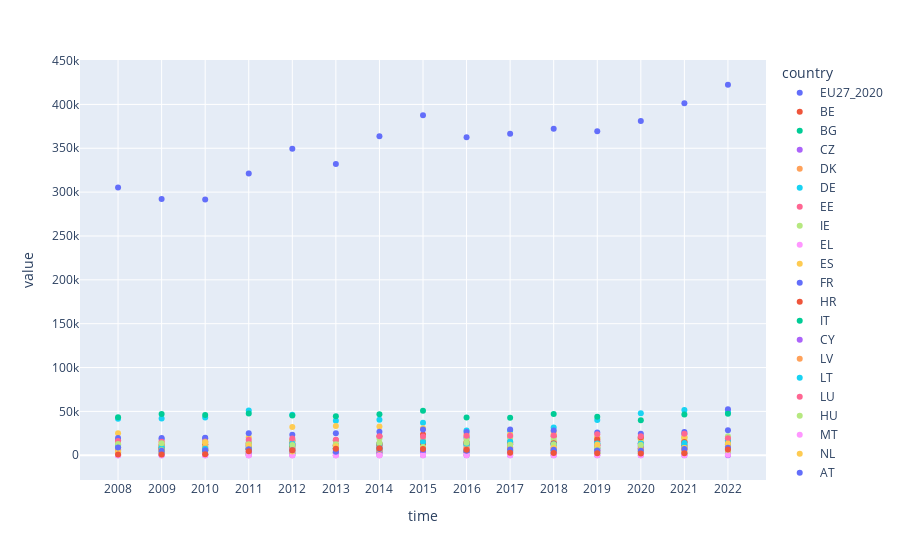

Write notebook code for a chart like this one.
### Code cell
fig = px.scatter(df_energy_short)
fig.show()

### Figure 1 — Plotly figure (JSON) as saved in the notebook; plotly's stock layout.template omitted (floating-point values rounded to 4 significant figures)
{"data": [{"hovertemplate": "country=EU27_2020<br>time=%{x}<br>value=%{y}<extra></extra>", "legendgroup": "EU27_2020", "marker": {"color": "#636efa", "symbol": "circle"}, "mode": "markers", "name": "EU27_2020", "orientation": "v", "showlegend": true, "type": "scatter", "x": ["2008", "2009", "2010", "2011", "2012", "2013", "2014", "2015", "2016", "2017", "2018", "2019", "2020", "2021", "2022"], "xaxis": "x", "y": [305100.0, 292300.0, 291500.0, 321100.0, 349500.0, 332100.0, 363700.0, 387600.0, 362500.0, 366600.0, 372300.0, 369400.0, 381000.0, 401400.0, 422400.0], "yaxis": "y"}, {"hovertemplate": "country=BE<br>time=%{x}<br>value=%{y}<extra></extra>", "legendgroup": "BE", "marker": {"color": "#EF553B", "symbol": "circle"}, "mode": "markers", "name": "BE", "orientation": "v", "showlegend": true, "type": "scatter", "x": ["2008", "2009", "2010", "2011", "2012", "2013", "2014", "2015", "2016", "2017", "2018", "2019", "2020", "2021", "2022"], "xaxis": "x", "y": [17158, 9486, 12395, 13189, 16848, 17243, 21791, 23714, 14648, 14190.0, 21640.0, 12730.0, 13720.0, 15190.0, 16350.0], "yaxis": "y"}, {"hovertemplate": "country=BG<br>time=%{x}<br>value=%{y}<extra></extra>", "legendgroup": "BG", "marker": {"color": "#00cc96", "symbol": "circle"}, "mode": "markers", "name": "BG", "orientation": "v", "showlegend": true, "type": "scatter", "x": ["2008", "2009", "2010", "2011", "2012", "2013", "2014", "2015", "2016", "2017", "2018", "2019", "2020", "2021", "2022"], "xaxis": "x", "y": [3097, 2662, 1167, 1449, 2353, 3351, 4319, 4251, 4568, 3705.0, 2223.0, 3045.0, 3707.0, 1857.0, 1470.0], "yaxis": "y"}, {"hovertemplate": "country=CZ<br>time=%{x}<br>value=%{y}<extra></extra>", "legendgroup": "CZ", "marker": {"color": "#ab63fa", "symbol": "circle"}, "mode": "markers", "name": "CZ", "orientation": "v", "showlegend": true, "type": "scatter", "x": ["2008", "2009", "2010", "2011", "2012", "2013", "2014", "2015", "2016", "2017", "2018", "2019", "2020", "2021", "2022"], "xaxis": "x", "y": [8520, 8586, 6642, 10457, 11587, 10571, 11842, 16146, 13817, 15070.0, 11570.0, 11030.0, 13370.0, 15150.0, 16730.0], "yaxis": "y"}, {"hovertemplate": "country=DK<br>time=%{x}<br>value=%{y}<extra></extra>", "legendgroup": "DK", "marker": {"color": "#FFA15A", "symbol": "circle"}, "mode": "markers", "name": "DK", "orientation": "v", "showlegend": true, "type": "scatter", "x": ["2008", "2009", "2010", "2011", "2012", "2013", "2014", "2015", "2016", "2017", "2018", "2019", "2020", "2021", "2022"], "xaxis": "x", "y": [12815, 11208, 10599, 11694, 15920, 11459, 12702, 15640.0, 14980.0, 15220.0, 15630.0, 15980.0, 18590.0, 20120.0, 18750.0], "yaxis": "y"}, {"hovertemplate": "country=DE<br>time=%{x}<br>value=%{y}<extra></extra>", "legendgroup": "DE", "marker": {"color": "#19d3f3", "symbol": "circle"}, "mode": "markers", "name": "DE", "orientation": "v", "showlegend": true, "type": "scatter", "x": ["2008", "2009", "2010", "2011", "2012", "2013", "2014", "2015", "2016", "2017", "2018", "2019", "2020", "2021", "2022"], "xaxis": "x", "y": [41670, 41859, 42962, 51003, 46268, 39222, 40435, 37008, 28338, 27842, 31727, 40126, 47853, 51731, 49331], "yaxis": "y"}, {"hovertemplate": "country=EE<br>time=%{x}<br>value=%{y}<extra></extra>", "legendgroup": "EE", "marker": {"color": "#FF6692", "symbol": "circle"}, "mode": "markers", "name": "EE", "orientation": "v", "showlegend": true, "type": "scatter", "x": ["2008", "2009", "2010", "2011", "2012", "2013", "2014", "2015", "2016", "2017", "2018", "2019", "2020", "2021", "2022"], "xaxis": "x", "y": [1369, 3025, 1100, 1690, 2710, 2712, 3730, 5452, 3577, 2281, 3053, 4861, 7367, 7332.0, 7183], "yaxis": "y"}, {"hovertemplate": "country=IE<br>time=%{x}<br>value=%{y}<extra></extra>", "legendgroup": "IE", "marker": {"color": "#B6E880", "symbol": "circle"}, "mode": "markers", "name": "IE", "orientation": "v", "showlegend": true, "type": "scatter", "x": ["2008", "2009", "2010", "2011", "2012", "2013", "2014", "2015", "2016", "2017", "2018", "2019", "2020", "2021", "2022"], "xaxis": "x", "y": [753.0, 939.2, 759.9, 731.6, 783.6, 2625.0, 2853.0, 1752.0, 871.3, 1116.0, 1622.0, 2180.0, 1761.0, 2451.0, 1582.0], "yaxis": "y"}, {"hovertemplate": "country=EL<br>time=%{x}<br>value=%{y}<extra></extra>", "legendgroup": "EL", "marker": {"color": "#FF97FF", "symbol": "circle"}, "mode": "markers", "name": "EL", "orientation": "v", "showlegend": true, "type": "scatter", "x": ["2008", "2009", "2010", "2011", "2012", "2013", "2014", "2015", "2016", "2017", "2018", "2019", "2020", "2021", "2022"], "xaxis": "x", "y": [7575, 7600, 8517, 7180, 5954, 5788, 9461, 11081, 9833, 8696, 8550, 11067, 9831, 7581, 7751], "yaxis": "y"}, {"hovertemplate": "country=ES<br>time=%{x}<br>value=%{y}<extra></extra>", "legendgroup": "ES", "marker": {"color": "#FECB52", "symbol": "circle"}, "mode": "markers", "name": "ES", "orientation": "v", "showlegend": true, "type": "scatter", "x": ["2008", "2009", "2010", "2011", "2012", "2013", "2014", "2015", "2016", "2017", "2018", "2019", "2020", "2021", "2022"], "xaxis": "x", "y": [5881, 6751, 5206, 7932, 7787, 9887, 12310, 14956, 21845, 23762, 24018, 18720.0, 17930.0, 17410.0, 8032.0], "yaxis": "y"}, {"hovertemplate": "country=FR<br>time=%{x}<br>value=%{y}<extra></extra>", "legendgroup": "FR", "marker": {"color": "#636efa", "symbol": "circle"}, "mode": "markers", "name": "FR", "orientation": "v", "showlegend": true, "type": "scatter", "x": ["2008", "2009", "2010", "2011", "2012", "2013", "2014", "2015", "2016", "2017", "2018", "2019", "2020", "2021", "2022"], "xaxis": "x", "y": [10748, 18517, 19475, 9501, 12213, 11687, 7873, 9961, 19903, 21120.0, 13510.0, 15630.0, 19540.0, 24330.0, 52440.0], "yaxis": "y"}, {"hovertemplate": "country=HR<br>time=%{x}<br>value=%{y}<extra></extra>", "legendgroup": "HR", "marker": {"color": "#EF553B", "symbol": "circle"}, "mode": "markers", "name": "HR", "orientation": "v", "showlegend": true, "type": "scatter", "x": ["2008", "2009", "2010", "2011", "2012", "2013", "2014", "2015", "2016", "2017", "2018", "2019", "2020", "2021", "2022"], "xaxis": "x", "y": [12254, 11892, 12415, 13985, 13174, 11260, 10898, 13158, 12398, 12160.0, 12690.0, 11400.0, 10491, 11500.0, 11920.0], "yaxis": "y"}, {"hovertemplate": "country=IT<br>time=%{x}<br>value=%{y}<extra></extra>", "legendgroup": "IT", "marker": {"color": "#00cc96", "symbol": "circle"}, "mode": "markers", "name": "IT", "orientation": "v", "showlegend": true, "type": "scatter", "x": ["2008", "2009", "2010", "2011", "2012", "2013", "2014", "2015", "2016", "2017", "2018", "2019", "2020", "2021", "2022"], "xaxis": "x", "y": [43433, 47070, 45987, 47519, 45407, 44338, 46747, 50849, 43181, 42890.0, 47170.0, 43970.0, 39790.0, 46570.0, 47390.0], "yaxis": "y"}, {"hovertemplate": "country=CY<br>time=%{x}<br>value=%{y}<extra></extra>", "legendgroup": "CY", "marker": {"color": "#ab63fa", "symbol": "circle"}, "mode": "markers", "name": "CY", "orientation": "v", "showlegend": true, "type": "scatter", "x": ["2008", "2009", "2010", "2011", "2012", "2013", "2014", "2015", "2016", "2017", "2018", "2019", "2020", "2021", "2022"], "xaxis": "x", "y": [0, 0, 0, 0, 0, 0, 0, 0, 0, 0, 0, 0, 0, 0, 0], "yaxis": "y"}, {"hovertemplate": "country=LV<br>time=%{x}<br>value=%{y}<extra></extra>", "legendgroup": "LV", "marker": {"color": "#FFA15A", "symbol": "circle"}, "mode": "markers", "name": "LV", "orientation": "v", "showlegend": true, "type": "scatter", "x": ["2008", "2009", "2010", "2011", "2012", "2013", "2014", "2015", "2016", "2017", "2018", "2019", "2020", "2021", "2022"], "xaxis": "x", "y": [4643, 4259, 3973, 4009, 4935, 5005, 5340, 5246, 4828, 4073.0, 5174.0, 4611.0, 4173.0, 4666.0, 5308.0], "yaxis": "y"}, {"hovertemplate": "country=LT<br>time=%{x}<br>value=%{y}<extra></extra>", "legendgroup": "LT", "marker": {"color": "#19d3f3", "symbol": "circle"}, "mode": "markers", "name": "LT", "orientation": "v", "showlegend": true, "type": "scatter", "x": ["2008", "2009", "2010", "2011", "2012", "2013", "2014", "2015", "2016", "2017", "2018", "2019", "2020", "2021", "2022"], "xaxis": "x", "y": [5649, 4783, 8174, 8086, 8060, 8073, 8521, 7938, 11106, 11930.0, 12850.0, 13270.0, 12010.0, 12480.0, 12930.0], "yaxis": "y"}, {"hovertemplate": "country=LU<br>time=%{x}<br>value=%{y}<extra></extra>", "legendgroup": "LU", "marker": {"color": "#FF6692", "symbol": "circle"}, "mode": "markers", "name": "LU", "orientation": "v", "showlegend": true, "type": "scatter", "x": ["2008", "2009", "2010", "2011", "2012", "2013", "2014", "2015", "2016", "2017", "2018", "2019", "2020", "2021", "2022"], "xaxis": "x", "y": [6830.0, 6022.0, 7280.0, 7096.0, 6732.0, 6852.0, 6961.0, 7519.0, 7718.0, 7567.0, 7553.0, 6818.0, 6543.0, 6758.0, 7146.0], "yaxis": "y"}, {"hovertemplate": "country=HU<br>time=%{x}<br>value=%{y}<extra></extra>", "legendgroup": "HU", "marker": {"color": "#B6E880", "symbol": "circle"}, "mode": "markers", "name": "HU", "orientation": "v", "showlegend": true, "type": "scatter", "x": ["2008", "2009", "2010", "2011", "2012", "2013", "2014", "2015", "2016", "2017", "2018", "2019", "2020", "2021", "2022"], "xaxis": "x", "y": [12774, 10972, 9897, 14664, 16970, 16635, 19079, 19935, 17951, 19803, 18613, 19853, 19176, 19967, 21589], "yaxis": "y"}, {"hovertemplate": "country=MT<br>time=%{x}<br>value=%{y}<extra></extra>", "legendgroup": "MT", "marker": {"color": "#FF97FF", "symbol": "circle"}, "mode": "markers", "name": "MT", "orientation": "v", "showlegend": true, "type": "scatter", "x": ["2008", "2009", "2010", "2011", "2012", "2013", "2014", "2015", "2016", "2017", "2018", "2019", "2020", "2021", "2022"], "xaxis": "x", "y": [0, 0, 0, 0, 0, 0, 0, 1054, 1527.0, 897.1, 631.3, 656.8, 419.8, 547.2, 646.1], "yaxis": "y"}, {"hovertemplate": "country=NL<br>time=%{x}<br>value=%{y}<extra></extra>", "legendgroup": "NL", "marker": {"color": "#FECB52", "symbol": "circle"}, "mode": "markers", "name": "NL", "orientation": "v", "showlegend": true, "type": "scatter", "x": ["2008", "2009", "2010", "2011", "2012", "2013", "2014", "2015", "2016", "2017", "2018", "2019", "2020", "2021", "2022"], "xaxis": "x", "y": [24967, 15452, 15583, 20620, 32160.0, 33252, 32855, 30760.0, 24260.0, 22460.0, 26750.0, 20400.0, 19770.0, 20890.0, 18540.0], "yaxis": "y"}, {"hovertemplate": "country=AT<br>time=%{x}<br>value=%{y}<extra></extra>", "legendgroup": "AT", "marker": {"color": "#636efa", "symbol": "circle"}, "mode": "markers", "name": "AT", "orientation": "v", "showlegend": true, "type": "scatter", "x": ["2008", "2009", "2010", "2011", "2012", "2013", "2014", "2015", "2016", "2017", "2018", "2019", "2020", "2021", "2022"], "xaxis": "x", "y": [19800.0, 19540.0, 19910.0, 24980.0, 23430.0, 24960.0, 26710.0, 29390.0, 26370.0, 29360.0, 28080.0, 26050.0, 24520.0, 26440.0, 28600.0], "yaxis": "y"}, {"hovertemplate": "country=PL<br>time=%{x}<br>value=%{y}<extra></extra>", "legendgroup": "PL", "marker": {"color": "#EF553B", "symbol": "circle"}, "mode": "markers", "name": "PL", "orientation": "v", "showlegend": true, "type": "scatter", "x": ["2008", "2009", "2010", "2011", "2012", "2013", "2014", "2015", "2016", "2017", "2018", "2019", "2020", "2021", "2022"], "xaxis": "x", "y": [9034, 7403, 6310, 6780, 9803, 7801, 13508, 14459, 14017, 13271, 13820.0, 17870.0, 20620.0, 15100.0, 15240.0], "yaxis": "y"}, {"hovertemplate": "country=PT<br>time=%{x}<br>value=%{y}<extra></extra>", "legendgroup": "PT", "marker": {"color": "#00cc96", "symbol": "circle"}, "mode": "markers", "name": "PT", "orientation": "v", "showlegend": true, "type": "scatter", "x": ["2008", "2009", "2010", "2011", "2012", "2013", "2014", "2015", "2016", "2017", "2018", "2019", "2020", "2021", "2022"], "xaxis": "x", "y": [10744, 7598, 5814, 6742, 10766, 8100, 7247, 8077, 4616, 5506.0, 5668.0, 8099.0, 7553.0, 9544.0, 12310.0], "yaxis": "y"}, {"hovertemplate": "country=RO<br>time=%{x}<br>value=%{y}<extra></extra>", "legendgroup": "RO", "marker": {"color": "#ab63fa", "symbol": "circle"}, "mode": "markers", "name": "RO", "orientation": "v", "showlegend": true, "type": "scatter", "x": ["2008", "2009", "2010", "2011", "2012", "2013", "2014", "2015", "2016", "2017", "2018", "2019", "2020", "2021", "2022"], "xaxis": "x", "y": [921, 651, 767, 3410, 3903, 2737, 2811, 4492, 4177, 4842.0, 3697.0, 5493.0, 8252.0, 8697.0, 8653.0], "yaxis": "y"}, {"hovertemplate": "country=SI<br>time=%{x}<br>value=%{y}<extra></extra>", "legendgroup": "SI", "marker": {"color": "#FFA15A", "symbol": "circle"}, "mode": "markers", "name": "SI", "orientation": "v", "showlegend": true, "type": "scatter", "x": ["2008", "2009", "2010", "2011", "2012", "2013", "2014", "2015", "2016", "2017", "2018", "2019", "2020", "2021", "2022"], "xaxis": "x", "y": [6225, 7780, 8625, 7036, 7452, 7521, 7254, 9045, 8359, 9133.0, 8930.0, 9021.0, 7120.0, 8387.0, 10200.0], "yaxis": "y"}, {"hovertemplate": "country=SK<br>time=%{x}<br>value=%{y}<extra></extra>", "legendgroup": "SK", "marker": {"color": "#19d3f3", "symbol": "circle"}, "mode": "markers", "name": "SK", "orientation": "v", "showlegend": true, "type": "scatter", "x": ["2008", "2009", "2010", "2011", "2012", "2013", "2014", "2015", "2016", "2017", "2018", "2019", "2020", "2021", "2022"], "xaxis": "x", "y": [9412, 8994, 7334, 11227, 13472, 10719, 12964, 14999, 13249, 15563, 12428, 13538, 13289, 13884, 16743], "yaxis": "y"}, {"hovertemplate": "country=FI<br>time=%{x}<br>value=%{y}<extra></extra>", "legendgroup": "FI", "marker": {"color": "#FF6692", "symbol": "circle"}, "mode": "markers", "name": "FI", "orientation": "v", "showlegend": true, "type": "scatter", "x": ["2008", "2009", "2010", "2011", "2012", "2013", "2014", "2015", "2016", "2017", "2018", "2019", "2020", "2021", "2022"], "xaxis": "x", "y": [16107, 15460, 15719, 17656, 19089, 17591, 21622, 21459, 22110, 22204, 22548, 23938, 21774, 24492, 19397], "yaxis": "y"}, {"hovertemplate": "country=SE<br>time=%{x}<br>value=%{y}<extra></extra>", "legendgroup": "SE", "marker": {"color": "#B6E880", "symbol": "circle"}, "mode": "markers", "name": "SE", "orientation": "v", "showlegend": true, "type": "scatter", "x": ["2008", "2009", "2010", "2011", "2012", "2013", "2014", "2015", "2016", "2017", "2018", "2019", "2020", "2021", "2022"], "xaxis": "x", "y": [12754, 13765, 14931, 12481, 11682, 12674, 13852, 9294, 14287, 11896, 12202, 9070, 11827, 8341, 6181], "yaxis": "y"}, {"hovertemplate": "country=IS<br>time=%{x}<br>value=%{y}<extra></extra>", "legendgroup": "IS", "marker": {"color": "#FF97FF", "symbol": "circle"}, "mode": "markers", "name": "IS", "orientation": "v", "showlegend": true, "type": "scatter", "x": ["2008", "2009", "2010", "2011", "2012", "2013", "2014", "2015", "2016", "2017", "2018", "2019", "2020", "2021", "2022"], "xaxis": "x", "y": [0, 0, 0, 0, 0, 0, 0, 0, 0, 0, 0, 0, 0, 0, null], "yaxis": "y"}, {"hovertemplate": "country=NO<br>time=%{x}<br>value=%{y}<extra></extra>", "legendgroup": "NO", "marker": {"color": "#FECB52", "symbol": "circle"}, "mode": "markers", "name": "NO", "orientation": "v", "showlegend": true, "type": "scatter", "x": ["2008", "2009", "2010", "2011", "2012", "2013", "2014", "2015", "2016", "2017", "2018", "2019", "2020", "2021", "2022"], "xaxis": "x", "y": [3412, 5651, 14673, 11254, 4191, 10135, 6347, 7371, 5740, 6111, 8340.0, 12353, 4496.0, 8235.0, 13271], "yaxis": "y"}, {"hovertemplate": "country=RS<br>time=%{x}<br>value=%{y}<extra></extra>", "legendgroup": "RS", "marker": {"color": "#636efa", "symbol": "circle"}, "mode": "markers", "name": "RS", "orientation": "v", "showlegend": true, "type": "scatter", "x": ["2008", "2009", "2010", "2011", "2012", "2013", "2014", "2015", "2016", "2017", "2018", "2019", "2020", "2021", "2022"], "xaxis": "x", "y": [8875, 5184, 5620, 6701, 5781, 4077, 7008, 6303, 5068, 6549.0, 6400.0, 5417.0, 5070.0, 6984.0, 8447.0], "yaxis": "y"}, {"hovertemplate": "country=TR<br>time=%{x}<br>value=%{y}<extra></extra>", "legendgroup": "TR", "marker": {"color": "#EF553B", "symbol": "circle"}, "mode": "markers", "name": "TR", "orientation": "v", "showlegend": true, "type": "scatter", "x": ["2008", "2009", "2010", "2011", "2012", "2013", "2014", "2015", "2016", "2017", "2018", "2019", "2020", "2021", "2022"], "xaxis": "x", "y": [789, 812, 1144, 4556, 5827, 7429, 7953, 7136, 6330, 2728.0, 2477.0, 2212.0, 1890.0, 2334.0, 6439.0], "yaxis": "y"}], "layout": {"legend": {"title": {"text": "country"}, "tracegroupgap": 0}, "margin": {"t": 60}, "xaxis": {"anchor": "y", "domain": [0, 1], "title": {"text": "time"}}, "yaxis": {"anchor": "x", "domain": [0, 1], "title": {"text": "value"}}}}
